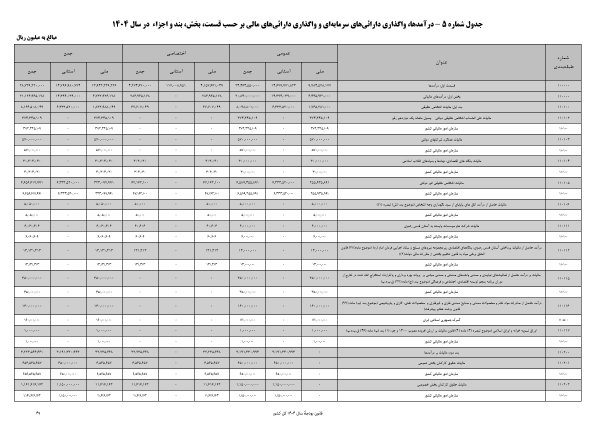
#> input picture data/raw/1404gifs/table5.gif, 1191 x 842 px (shown at 1/2 size)
$ python ocr_1404_improved.py
#> lines starting #> are read from the running program, lines starting #| are printed output that depends on the picture
#!/usr/bin/env python3
# -*- coding: utf-8 -*-
"""
Improved OCR with image preprocessing
"""

import os
import subprocess
from PIL import Image, ImageEnhance, ImageFilter
import pytesseract

def preprocess_image(image_path, output_path):
    """Preprocess image for better OCR"""
#> called with image_path = '../data/raw/1404gifs/table5.gif'
    img = Image.open(image_path)
#> img is the input picture: PIL image 1191x842 P; min 0, max 255, mean 216.2

    # Convert to RGB if needed
    if img.mode != 'RGB':
        img = img.convert('RGB')

    # Resize to 2x for better OCR
    width, height = img.size
#> width = 1191; height = 842
    img = img.resize((width * 2, height * 2), Image.Resampling.LANCZOS)
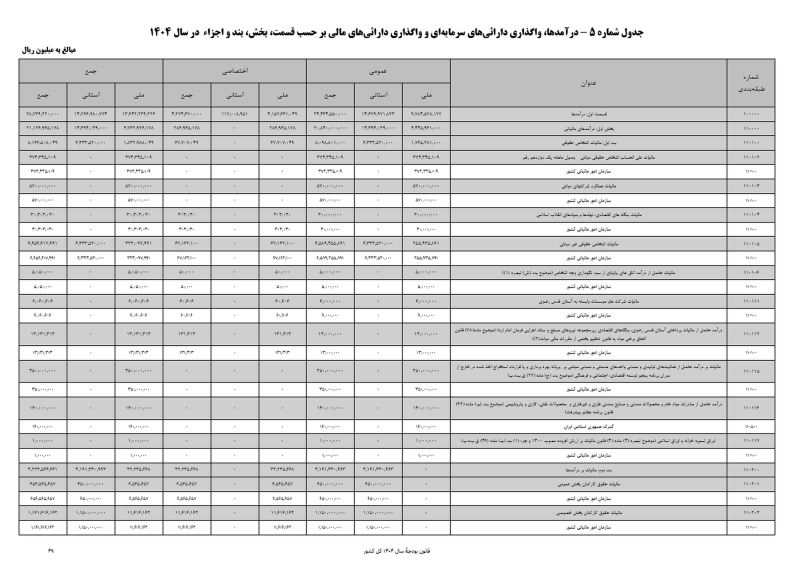
#> img: PIL image 2382x1684 RGB (shown at 1/3 size); min 0, max 255, mean 215.3

    # Convert to grayscale
    img = img.convert('L')
#> img: PIL image 2382x1684 L

    # Enhance contrast
    enhancer = ImageEnhance.Contrast(img)
    img = enhancer.enhance(2.0)
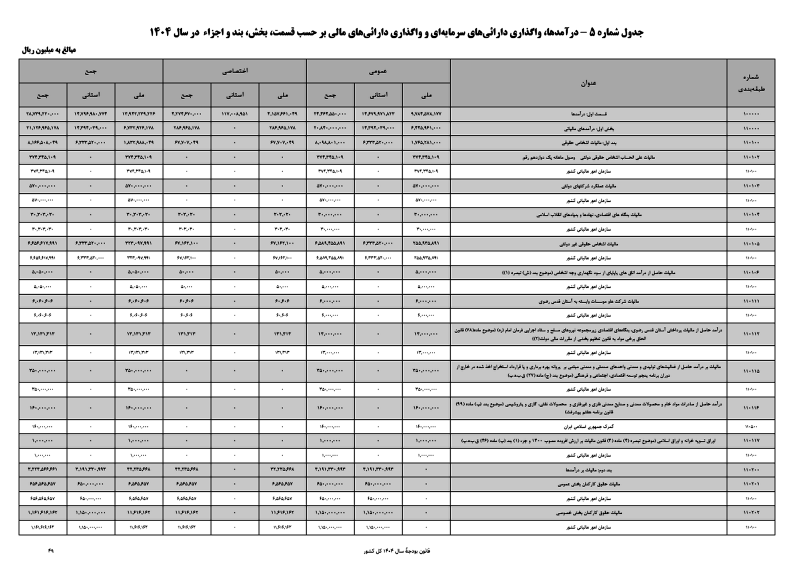
#> img: PIL image 2382x1684 L (shown at 1/3 size); min 0, max 255, mean 206.6

    # Sharpen
    img = img.filter(ImageFilter.SHARPEN)

    # Save preprocessed image
    img.save(output_path)
    print(f"✅ Preprocessed image saved: {output_path}")

    return output_path

def ocr_with_pytesseract(image_path):
    """Try OCR with pytesseract library"""
    try:
        # Try with Persian + English
        text = pytesseract.image_to_string(
            Image.open(image_path),
            lang='fas+eng',
            config='--psm 6'
        )
        return text
    except Exception as e:
        print(f"pytesseract error: {e}")
        return None

def main():
    print("="*80)
    print("IMPROVED OCR WITH PREPROCESSING")
    print("="*80)

    gif_dir = '../data/raw/1404gifs'
    processed_dir = '../data/processed/preprocessed_images'
    os.makedirs(processed_dir, exist_ok=True)

    table5_path = os.path.join(gif_dir, 'table5.gif')

    if not os.path.exists(table5_path):
        print(f"❌ table5.gif not found")
        return

    # Preprocess
    print("\n1. Preprocessing image...")
    preprocessed_path = os.path.join(processed_dir, 'table5_processed.png')
    preprocess_image(table5_path, preprocessed_path)

    # Try OCR with pytesseract
    print("\n2. Running OCR with pytesseract...")
    try:
        text = ocr_with_pytesseract(preprocessed_path)

        if text:
            output_file = '../data/processed/table5_1404_improved_ocr.txt'
            with open(output_file, 'w', encoding='utf-8') as f:
                f.write(text)

            print(f"\n✅ Improved OCR saved to: {output_file}")
            print("\nFirst 1500 characters:")
            print("-"*80)
            print(text[:1500])
            print("-"*80)
    except ImportError:
        print("\n⚠️  pytesseract library not installed")
        print("Install with: pip install pytesseract")
        print("\nFalling back to command-line tesseract...")

        # Fallback to command line
        result = subprocess.run([
            'tesseract',
            preprocessed_path,
            'stdout',
            '-l', 'fas+eng',
            '--psm', '6'
        ], capture_output=True, text=True, encoding='utf-8')

        text = result.stdout
        output_file = '../data/processed/table5_1404_improved_ocr.txt'
        with open(output_file, 'w', encoding='utf-8') as f:
            f.write(text)

        print(f"\n✅ Improved OCR saved to: {output_file}")
        print("\nFirst 1500 characters:")
        print("-"*80)
        print(text[:1500])

if __name__ == "__main__":
    main()
#> (the call stopped at in ocr_with_pytesseract, `text = pytesseract.image_to_string( Image.open(image_path), lang='fas+..`: pytesseract is not available in this run)
